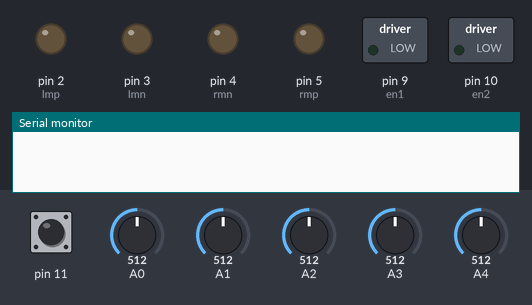
A sketch run on a simulated Arduino Uno, built with avr-gcc and run on an emulated ATmega328P. Shown: switched loads named in the sketch (green lamp = pin HIGH), output pins drawn as LEDs (lit = HIGH), the last lines printed to the serial monitor. The inputs (shaded band) are chosen by the test bench; at power-on: pin 11 HIGH, A0 = 512, A1 = 512, A2 = 512, A3 = 512, A4 = 512.

Above: at 1.2 s.
1.3 s: pin 11 pulled LOW for 0.15 s
At 3.0 s:
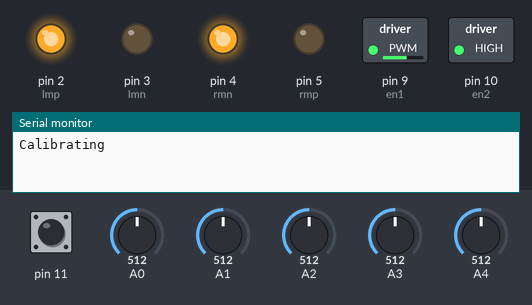
4.4 s: pin 11 pulled LOW for 3.2 s
10.6 s: pin 11 pulled LOW for 1 s
At 15.5 s:
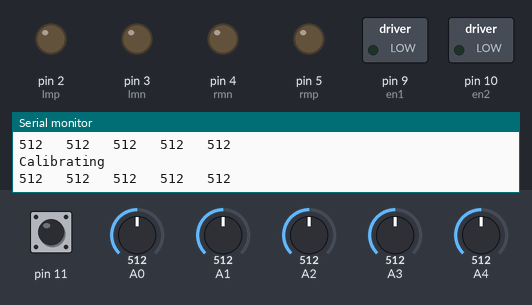
Timing chart, 0 to 17.0 s (numbered marks = the images above; inputs shaded):
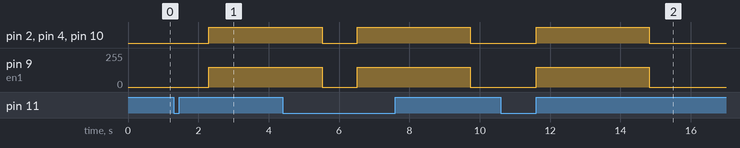

Measured:
- after the input at 1.3 s, pin 2 (lmp), pin 4 (rmn), pin 10 (en2): LOW → HIGH after 1.0 s; pin 9 (en1): 0/255 → 150/255 after 1.0 s
- after the input at 10.6 s, pin 2 (lmp), pin 4 (rmn), pin 10 (en2): LOW → HIGH after 1.0 s, → LOW 3.2 s later; pin 9 (en1): 0/255 → 150/255 after 1.0 s, → 0/255 3.2 s later

The sketch:

PIDlinefollower.ino
```cpp
//leftmotor
#define en1 9
#define lmp 2
#define lmn 3

//Rightmotor
#define en2 10
#define rmp 5
#define rmn 4

int P, D, I, previousError, PIDvalue, error;
int lsp, rsp;
int lfspeed = 255;

float Kp = 0;
float Kd = 0;
float Ki = 0 ;

int minValues[6], maxValues[6], threshold[6];

void calibrate();

void setup() {
  pinMode(lmp,OUTPUT);
  pinMode(lmn,OUTPUT);
  pinMode(en1,OUTPUT);

  pinMode(rmn,OUTPUT);
  pinMode(rmp,OUTPUT);
  pinMode(en2,OUTPUT);

  pinMode(11,INPUT_PULLUP);
  pinMode(12,INPUT_PULLUP);

  Serial.begin(9600);
}
void loop(){
    while(digitalRead(11)) {}
    Serial.println("Calibrating");
    delay(1000);
    calibrate();

}
void drivemotor(int motor, int speed)
{
  int pin1, pin2;

  if (motor == 1) {
    pin1 = lmp;
    pin2 = lmn;
    analogWrite(en1, speed);
  } else {
    pin1 = rmp;
    pin2 = rmn;
    analogWrite(en2, speed);
  }

  if (speed > 0) {
    digitalWrite(pin1, HIGH);
    digitalWrite(pin2, LOW);
  } else if (speed < 0) {
    digitalWrite(pin1, LOW);
    digitalWrite(pin2, HIGH);
  } else {
    digitalWrite(pin1, LOW);
    digitalWrite(pin2, LOW);
  }
}
void calibrate(){
  drivemotor(1,150);
  drivemotor(2,-150);
  for (int i = 0;i<5;i++){
    minValues[i] = analogRead(i);
    maxValues[i] = analogRead(i);
  }
  for(int i = 0;i<3000;i++){
    for(int j = 0;j<5;j++){
      if (analogRead(j) < minValues[j])
      {
        minValues[j] = analogRead(j);
      }
      if (analogRead(j) > maxValues[j])
      {
        maxValues[j] = analogRead(j);
      }
    }
  }
  for ( int i = 0; i < 5; i++){
    threshold[i] = (minValues[i] + maxValues[i]) / 2;
    Serial.print(threshold[i]);
    Serial.print("   ");
  }
  Serial.println();

  drivemotor(1,0);
  drivemotor(2,0);
}
```
